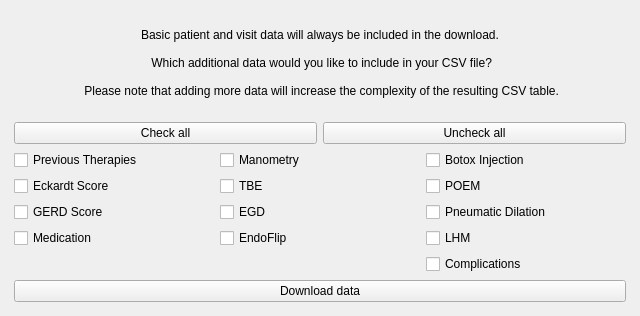
<?xml version="1.0" encoding="UTF-8"?>
<ui version="4.0">
 <class>DownloadData</class>
 <widget class="QMainWindow" name="DownloadData">
  <property name="geometry">
   <rect>
    <x>0</x>
    <y>0</y>
    <width>640</width>
    <height>316</height>
   </rect>
  </property>
  <property name="windowTitle">
   <string>Download Data</string>
  </property>
  <widget class="QWidget" name="centralwidget">
   <layout class="QGridLayout" name="gridLayout_2" rowstretch="1,0,0,0">
    <item row="0" column="0">
     <widget class="QLabel" name="label">
      <property name="font">
       <font>
        <pointsize>9</pointsize>
       </font>
      </property>
      <property name="text">
       <string>Basic patient and visit data will always be included in the download. 
 
 Which additional data would you like to include in your CSV file? 
 
 Please note that adding more data will increase the complexity of the resulting CSV table.</string>
      </property>
      <property name="textFormat">
       <enum>Qt::AutoText</enum>
      </property>
      <property name="scaledContents">
       <bool>false</bool>
      </property>
      <property name="alignment">
       <set>Qt::AlignCenter</set>
      </property>
      <property name="wordWrap">
       <bool>true</bool>
      </property>
     </widget>
    </item>
    <item row="1" column="0">
     <layout class="QGridLayout" name="gridLayout">
      <property name="leftMargin">
       <number>5</number>
      </property>
      <property name="rightMargin">
       <number>5</number>
      </property>
      <item row="0" column="0">
       <widget class="QPushButton" name="check_all_button">
        <property name="text">
         <string>Check all</string>
        </property>
       </widget>
      </item>
      <item row="0" column="1">
       <widget class="QPushButton" name="uncheck_all_button">
        <property name="text">
         <string>Uncheck all</string>
        </property>
       </widget>
      </item>
     </layout>
    </item>
    <item row="2" column="0">
     <layout class="QGridLayout" name="gridLayout_3">
      <property name="leftMargin">
       <number>5</number>
      </property>
      <property name="rightMargin">
       <number>5</number>
      </property>
      <item row="1" column="0">
       <widget class="QCheckBox" name="eckardt_scores">
        <property name="text">
         <string>Eckardt Score</string>
        </property>
       </widget>
      </item>
      <item row="2" column="0">
       <widget class="QCheckBox" name="gerd_scores">
        <property name="text">
         <string>GERD Score</string>
        </property>
       </widget>
      </item>
      <item row="1" column="1">
       <widget class="QCheckBox" name="barium_swallows">
        <property name="text">
         <string>TBE</string>
        </property>
       </widget>
      </item>
      <item row="2" column="1">
       <widget class="QCheckBox" name="endoscopies">
        <property name="text">
         <string>EGD</string>
        </property>
       </widget>
      </item>
      <item row="0" column="1">
       <widget class="QCheckBox" name="manometries">
        <property name="text">
         <string>Manometry</string>
        </property>
       </widget>
      </item>
      <item row="0" column="0">
       <widget class="QCheckBox" name="previous_therapies">
        <property name="text">
         <string>Previous Therapies</string>
        </property>
       </widget>
      </item>
      <item row="3" column="1">
       <widget class="QCheckBox" name="endoflips">
        <property name="text">
         <string>EndoFlip</string>
        </property>
       </widget>
      </item>
      <item row="3" column="0">
       <widget class="QCheckBox" name="medications">
        <property name="text">
         <string>Medication</string>
        </property>
       </widget>
      </item>
      <item row="0" column="2">
       <widget class="QCheckBox" name="botox_injections">
        <property name="text">
         <string>Botox Injection</string>
        </property>
       </widget>
      </item>
      <item row="1" column="2">
       <widget class="QCheckBox" name="poems">
        <property name="text">
         <string>POEM</string>
        </property>
       </widget>
      </item>
      <item row="2" column="2">
       <widget class="QCheckBox" name="pneumatic_dilations">
        <property name="text">
         <string>Pneumatic Dilation</string>
        </property>
       </widget>
      </item>
      <item row="3" column="2">
       <widget class="QCheckBox" name="lhms">
        <property name="text">
         <string>LHM</string>
        </property>
       </widget>
      </item>
      <item row="4" column="2">
       <widget class="QCheckBox" name="complications">
        <property name="text">
         <string>Complications</string>
        </property>
       </widget>
      </item>
     </layout>
    </item>
    <item row="3" column="0">
     <layout class="QGridLayout" name="gridLayout_4">
      <property name="leftMargin">
       <number>5</number>
      </property>
      <property name="rightMargin">
       <number>5</number>
      </property>
      <property name="bottomMargin">
       <number>5</number>
      </property>
      <item row="0" column="0">
       <widget class="QPushButton" name="download_data_button">
        <property name="text">
         <string>Download data</string>
        </property>
       </widget>
      </item>
     </layout>
    </item>
   </layout>
  </widget>
 </widget>
 <tabstops>
  <tabstop>check_all_button</tabstop>
  <tabstop>uncheck_all_button</tabstop>
  <tabstop>previous_therapies</tabstop>
  <tabstop>eckardt_scores</tabstop>
  <tabstop>gerd_scores</tabstop>
  <tabstop>medications</tabstop>
  <tabstop>manometries</tabstop>
  <tabstop>barium_swallows</tabstop>
  <tabstop>endoscopies</tabstop>
  <tabstop>endoflips</tabstop>
  <tabstop>botox_injections</tabstop>
  <tabstop>poems</tabstop>
  <tabstop>pneumatic_dilations</tabstop>
  <tabstop>lhms</tabstop>
  <tabstop>complications</tabstop>
 </tabstops>
 <resources/>
 <connections/>
</ui>
